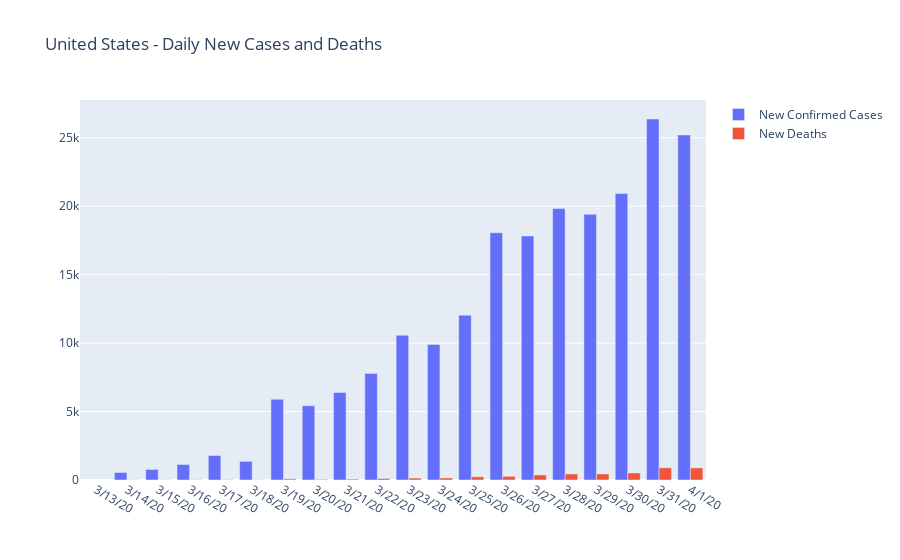

Here is the notebook cell this chart was saved with:
### Code cell
dfUSConfirmedDailyNew = dfUSConfirmed[dfUSConfirmed.columns[-DEFAULT_DAYS:]].diff(axis=1)
dfUSDeathsDailyNew = dfUSDeaths[dfUSDeaths.columns[-DEFAULT_DAYS:]].diff(axis=1)


trace1 = go.Bar(
    x = dfUSConfirmedDailyNew.columns,
    y = dfUSConfirmedDailyNew.iloc[0], name = 'New Confirmed Cases')

trace2 = go.Bar(
    x = dfUSDeathsDailyNew.columns,
    y = dfUSDeathsDailyNew.iloc[0], name = 'New Deaths')

data = [trace1, trace2]
layout = dict(title = 'United States - Daily New Cases and Deaths')

py.iplot(dict(data=data, layout=layout))
pd.concat([dfUSConfirmedDailyNew, dfUSDeathsDailyNew]).style.format(IntegerFormatter)

### Figure 1 — Plotly figure (JSON) as saved in the notebook; plotly's stock layout.template omitted (floating-point values rounded to 4 significant figures)
{"data": [{"name": "New Confirmed Cases", "type": "bar", "x": ["3/13/20", "3/14/20", "3/15/20", "3/16/20", "3/17/20", "3/18/20", "3/19/20", "3/20/20", "3/21/20", "3/22/20", "3/23/20", "3/24/20", "3/25/20", "3/26/20", "3/27/20", "3/28/20", "3/29/20", "3/30/20", "3/31/20", "4/1/20"], "y": [null, 548, 772, 1133, 1789, 1362, 5894, 5423, 6389, 7787, 10571, 9893, 12038, 18058, 17821, 19821, 19408, 20921, 26365, 25200]}, {"name": "New Deaths", "type": "bar", "x": ["3/13/20", "3/14/20", "3/15/20", "3/16/20", "3/17/20", "3/18/20", "3/19/20", "3/20/20", "3/21/20", "3/22/20", "3/23/20", "3/24/20", "3/25/20", "3/26/20", "3/27/20", "3/28/20", "3/29/20", "3/30/20", "3/31/20", "4/1/20"], "y": [null, 7, 9, 22, 23, 10, 82, 44, 63, 110, 140, 149, 236, 267, 372, 445, 441, 511, 895, 884]}], "layout": {"title": {"text": "United States - Daily New Cases and Deaths"}}}
